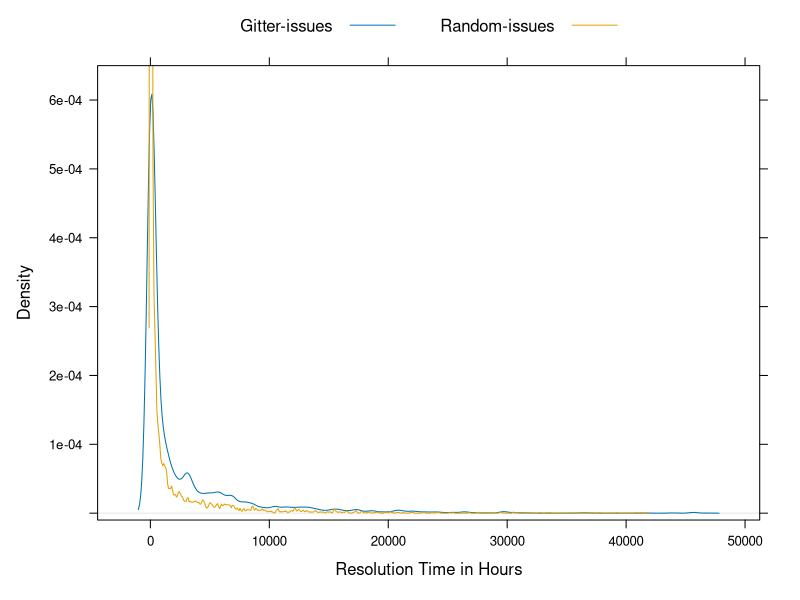
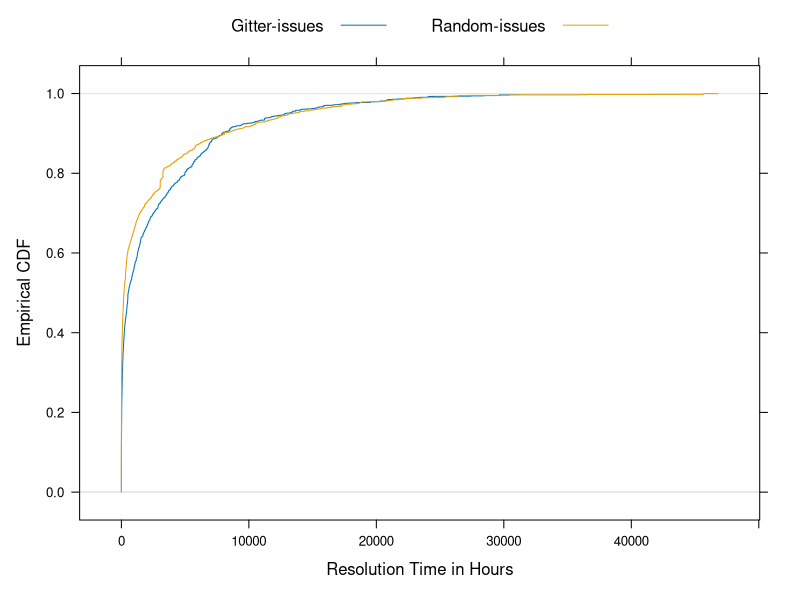
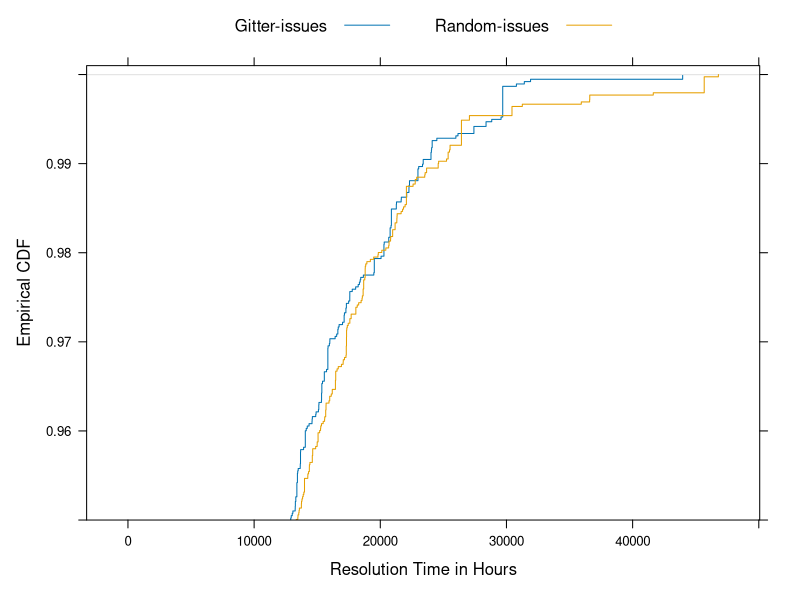

R code for these plots, in order:
library(lattice)
both<-read.csv("Gitter_Random.csv",header=TRUE)
pdf("PDFFinal.pdf",height = 6, width=6)
densityplot(~resolution_time,data=both,groups = configuration,
            plot.points = FALSE, ref = TRUE, 
            auto.key=list(space="top", columns=2),xlab = "Resolution Time in Hours",ylim=c(-0.00001,0.00065), region=TRUE)
dev.off()
                                                                                                                  
#, lty=c(2,1)
library(lattice)
library(latticeExtra)

gitter<-read.csv("ResolutionTime_GitterIssues.csv",header=TRUE)
random<-read.csv("ResolutionTime-RandomIssues.csv",header=TRUE)

gitter_res_time<-gitter$resolution_time[1:8920]
random_res_time<-random$resolution_time[1:8920]

df <- data.frame(gitter_res_time,random_res_time)
Gitter<-gitter_res_time
Random<-random$res_time

pdf("CDFFull.pdf",height = 5, width=6)
ecdfplot(~  Gitter + Random, data=df , auto.key =list(space="top", columns=2,text=c("Gitter-issues","Random-issues")),
        xlab="Resolution Time in Hours")  #//CDFFULL.pdf
dev.off()

pdf("CDF.pdf",height = 5, width=6)
ecdfplot(~  Gitter + Random, data=df , auto.key =list(space="top", columns=2,text=c("Gitter-issues","Random-issues")),
         xlab="Resolution Time in Hours",ylim=c(0.95,1.001)) #//CDF
dev.off()
